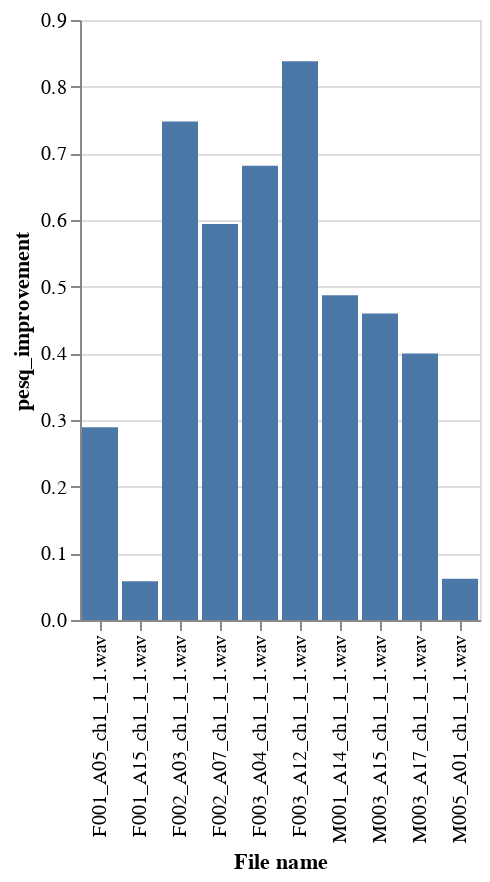

Source (notebook cell):
### Code cell
DeepnoteChart(df, """{"layer":[{"layer":[{"mark":{"clip":true,"type":"bar","color":"#4c78a8","tooltip":true},"encoding":{"x":{"sort":null,"type":"nominal","field":"File name","scale":{"type":"linear"}},"y":{"sort":null,"type":"quantitative","field":"pesq_improvement","scale":{"type":"linear"},"format":{"type":"default","decimals":null},"formatType":"numberFormatFromNumberType"}}}]}],"title":"","config":{"legend":{}},"$schema":"https://vega.github.io/schema/vega-lite/v5.json","encoding":{}}""")

### Figure 1 — Vega-Lite specification as saved in the notebook (floating-point values rounded to 4 significant figures)
{"$schema": "https://vega.github.io/schema/vega-lite/v5.json", "encoding": {}, "layer": [{"layer": [{"mark": {"type": "bar", "tooltip": true, "color": "#4c78a8", "clip": true}, "encoding": {"x": {"field": "File name", "type": "nominal", "sort": null, "scale": {"type": "linear"}}, "y": {"field": "pesq_improvement", "type": "quantitative", "sort": null, "scale": {"type": "linear"}, "formatType": "numberFormatFromNumberType", "format": {"type": "default", "decimals": null}}}}]}], "title": "", "config": {"legend": {}}, "data": {"values": [{"File name": "F001_A05_ch1_1_1.wav", "LSD C-N": 1.698, "LSD C-E": 1.474, "LSD Distance Improvement": 0.2244, "pesq-c-n": 1.681, "pesq-c-e": 1.97, "pesq_improvement": 0.289}, {"File name": "F001_A15_ch1_1_1.wav", "LSD C-N": 1.7, "LSD C-E": 1.466, "LSD Distance Improvement": 0.2336, "pesq-c-n": 1.964, "pesq-c-e": 2.022, "pesq_improvement": 0.05815}, {"File name": "F002_A03_ch1_1_1.wav", "LSD C-N": 1.787, "LSD C-E": 1.469, "LSD Distance Improvement": 0.3179, "pesq-c-n": 1.423, "pesq-c-e": 2.17, "pesq_improvement": 0.7476}, {"File name": "F002_A07_ch1_1_1.wav", "LSD C-N": 1.693, "LSD C-E": 1.335, "LSD Distance Improvement": 0.3577, "pesq-c-n": 1.551, "pesq-c-e": 2.145, "pesq_improvement": 0.5938}, {"File name": "F003_A04_ch1_1_1.wav", "LSD C-N": 1.841, "LSD C-E": 1.335, "LSD Distance Improvement": 0.5057, "pesq-c-n": 1.659, "pesq-c-e": 2.341, "pesq_improvement": 0.6813}, {"File name": "F003_A12_ch1_1_1.wav", "LSD C-N": 1.873, "LSD C-E": 1.304, "LSD Distance Improvement": 0.5689, "pesq-c-n": 1.649, "pesq-c-e": 2.487, "pesq_improvement": 0.838}, {"File name": "M001_A14_ch1_1_1.wav", "LSD C-N": 1.803, "LSD C-E": 1.531, "LSD Distance Improvement": 0.2729, "pesq-c-n": 1.818, "pesq-c-e": 2.306, "pesq_improvement": 0.4872}, {"File name": "M003_A15_ch1_1_1.wav", "LSD C-N": 2.218, "LSD C-E": 1.738, "LSD Distance Improvement": 0.4798, "pesq-c-n": 1.691, "pesq-c-e": 2.151, "pesq_improvement": 0.4598}, {"File name": "M003_A17_ch1_1_1.wav", "LSD C-N": 2.416, "LSD C-E": 1.837, "LSD Distance Improvement": 0.5797, "pesq-c-n": 1.352, "pesq-c-e": 1.752, "pesq_improvement": 0.3996}, {"File name": "M005_A01_ch1_1_1.wav", "LSD C-N": 1.619, "LSD C-E": 1.709, "LSD Distance Improvement": -0.09002, "pesq-c-n": 2.062, "pesq-c-e": 2.124, "pesq_improvement": 0.06182}]}}
